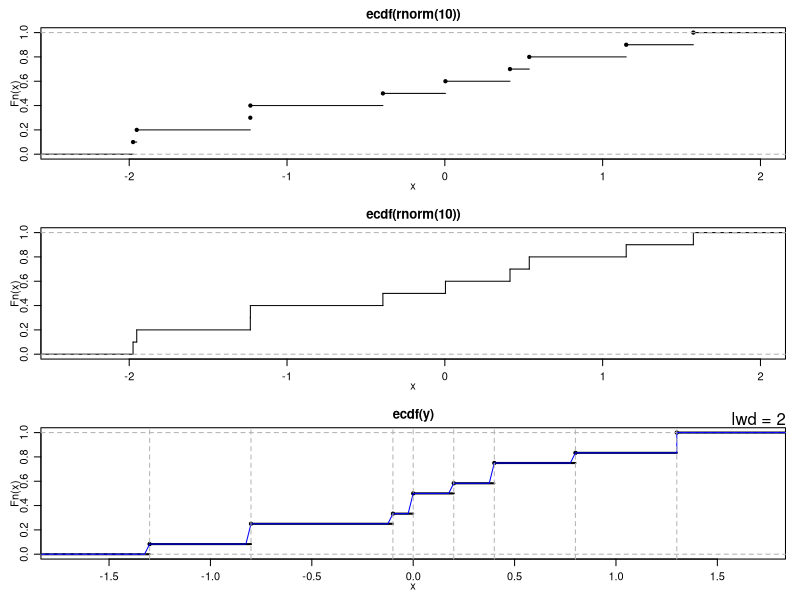
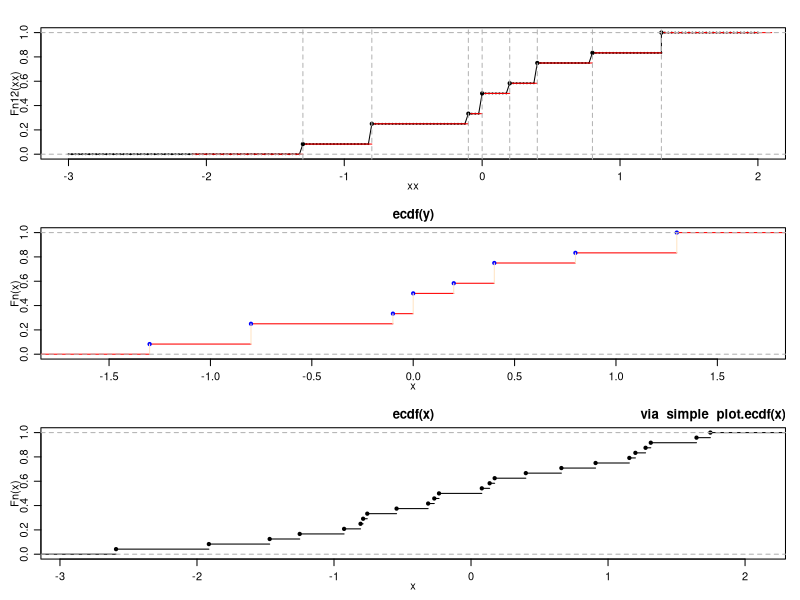

Write the R code that produced these figures, in order.
## ---- chunk 1
# NOT RUN {
##-- Simple didactical  ecdf  example :
x <- rnorm(12)
Fn <- ecdf(x)
Fn     # a *function*
Fn(x)  # returns the percentiles for x
tt <- seq(-2, 2, by = 0.1)
12 * Fn(tt) # Fn is a 'simple' function {with values k/12}
summary(Fn)
##--> see below for graphics
knots(Fn)  # the unique data values {12 of them if there were no ties}

y <- round(rnorm(12), 1); y[3] <- y[1]
Fn12 <- ecdf(y)
Fn12
knots(Fn12) # unique values (always less than 12!)
summary(Fn12)
summary.stepfun(Fn12)

## Advanced: What's inside the function closure?
ls(environment(Fn12))
##[1] "f"  "method"  "n"  "x"  "y"  "yleft"  "yright"
utils::ls.str(environment(Fn12))
stopifnot(all.equal(quantile(Fn12), quantile(y)))

###----------------- Plotting --------------------------
require(graphics)

op <- par(mfrow = c(3, 1), mgp = c(1.5, 0.8, 0), mar =  .1+c(3,3,2,1))

F10 <- ecdf(rnorm(10))
summary(F10)

plot(F10)
plot(F10, verticals = TRUE, do.points = FALSE)

plot(Fn12 , lwd = 2) ; mtext("lwd = 2", adj = 1)
xx <- unique(sort(c(seq(-3, 2, length = 201), knots(Fn12))))
lines(xx, Fn12(xx), col = "blue")
abline(v = knots(Fn12), lty = 2, col = "gray70")

plot(xx, Fn12(xx), type = "o", cex = .1)  #- plot.default {ugly}
plot(Fn12, col.hor = "red", add =  TRUE)  #- plot method
abline(v = knots(Fn12), lty = 2, col = "gray70")
## luxury plot
plot(Fn12, verticals = TRUE, col.points = "blue",
     col.hor = "red", col.vert = "bisque")

##-- this works too (automatic call to  ecdf(.)):
plot.ecdf(rnorm(24))
title("via  simple  plot.ecdf(x)", adj = 1)

par(op)
# }
